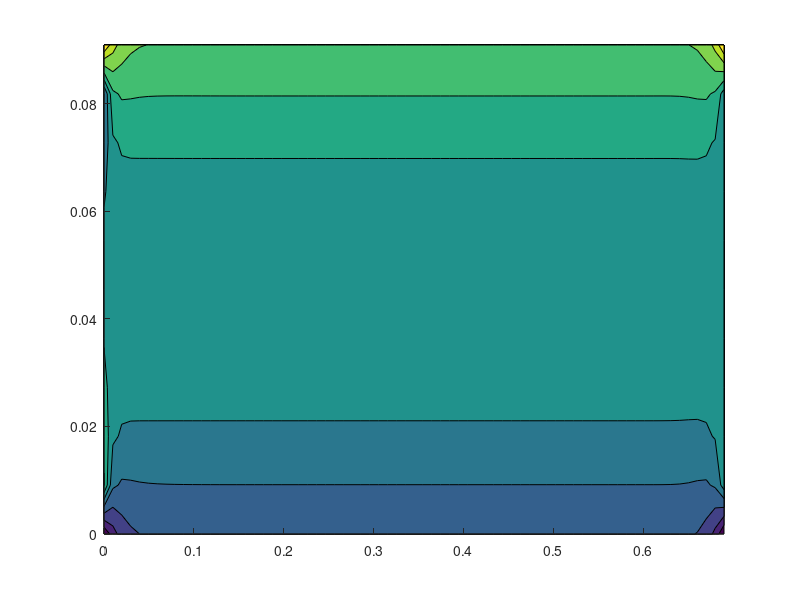

The MATLAB script that drew this image: (Note: this script raises an error after producing the figure.)
%%%%%%%%%%%%%%%%%%%%%%%%%%%%%%%%%%%%%%%%%%%%%%%%%%%%%%%
%
%           Dhanush VITTAL SHENOY
%               Last modified
%               21/Oct/2018
%
%        https://github.com/Dhanushenoy
%%%%%%%%%%%%%%%%%%%%%%%%%%%%%%%%%%%%%%%%%%%%%%%%%%%%%%%%

clc; clear;
close all;
clf;

%computational parameters------------------------ 
Lx=0.7; Ly=0.1; tmax=1; nu=0.1; dt=0.0001; Uwall=1;
nx=71; ny=11;
%------------------------------------------------

%Raynolds number
Re=1/nu;

%Iteration parameter-----------------------------
maxIt=1; Beta=1.5; maxError=0.001; 
%------------------------------------------------

%----Initialize----------------------------------
strf=zeros(nx,ny);
vort=zeros(nx,ny);
strCalc=zeros(nx,ny);
u=zeros(nx,ny);
v=zeros(nx,ny);
dx=Lx/(nx-1); dy=Ly/(ny-1);
t=0.0;
counter=0;

%For mesh generation
for i=1:nx;for j=1:ny;
        xi(i)=Lx*(i-1)/(nx);
        yi(j)=Ly*(j-1)/(ny);
end;end
[x y]=meshgrid(xi,yi);

%For animation
p=tmax;
F(p/0.01) = struct('cdata',[],'colormap',[]);

%initialize streamfunction
for i=1:nx; for j=1:ny;
   strf(i,j)=((1/ny)*(j));
end;end;


for t=0:dt:tmax
    
%%%%%%%%%%%%%%%Beginning of SOR%%%%%%%%%%%%%%%%%%%%%%%%%%%%%%%%%%
for It=1:maxIt
    
 strCalc=strf;

 %-------------------Laplacian iteration-------------------------
    for i=2:nx-1;
        for j=2:ny-1
            
            strf(i,j)=0.25*Beta*(strf(i+1,j)+strf(i-1,j)+strf(i,j+1)...
                +strf(i,j-1)+dx*dx*vort(i,j))+(1.-Beta)*strf(i,j);
        end
    end

%------------------Convergece calcualtion------------------------    
    err=0.0;
    for i=1:nx; for j=1:ny;
            err=err+abs(strCalc(i,j)-strf(i,j));
        end;end    
    if err<=maxError;
        break
    end
end
%%%%%%%%%%%%%%%%%%%%%%%%%%%%%%%%%%%%%%%%%%%%%%%%%%%%%%%%%%%%%%%%%%

%-----------Vorticity boundary for Channel----------------------------
%Top and bottom wall
vort(:,1) = 2*(strf(:,1) - strf(:,2))/(dx*dx);  %Bottom wall
vort(:,ny) = 2*(strf(:,ny) - strf(:,ny-1))/(dx*dx); %Top wall

%Inlet interpolation
 for j=2:ny-1;
    vort(1,2:ny-1)=(strf(1,1:ny-2) + strf(1,3:ny) - 2*strf(1,2:ny-1))/(dy*dy) + 2*(strf(1, 2:ny-1) - strf(2, 2:ny-1))/(dy*dy);
 end

 %Simple outlet [*Need to change*]
vort(nx,2:ny-1)=0;
%----------------------------------------------------------------


%------------------Vorticity calculation-------------------------
for i=2:nx-1; for j=2:ny-1;
        vortCalc(i,j)=((strf(i,j+1)-strf(i,j-1))*(vort(i+1,j)-vort(i-1,j))-...
            (strf(i+1,j)-strf(i-1,j))*(vort(i,j+1)-vort(i,j-1)))/(4.0*dx*dx)+...
        (1/Re)*(vort(i+1,j)+vort(i-1,j)+vort(i,j+1)+vort(i,j-1)-4.0*vort(i,j))/(dx*dx);
end;end;

%Time march--------------------------------------------------------
vort(2:nx-1,2:ny-1)=vort(2:nx-1,2:ny-1)+dt*vortCalc(2:nx-1,2:ny-1);
t=t+dt;
%------------------------------------------------------------------

%To print------------
counter=t/tmax*100;
display(counter,'%')
Re
%--------------------

if mod(t,0.001) == 0
%For animation
contourf(x,y,rot90(fliplr(vort)),'EdgeColor','none');
axis equal
colormap('jet')
colorbar;
drawnow
end
end



%--------------velocity----------------
%
%   Velocity from stream function
%
%--------------------------------------
for i=2:nx-1;
    for j=2:ny-1;
    u(i,j)=(strf(i,j+1)-strf(i,j-1))/(dy);
    v(i,j)=-(strf(i+1,j)-strf(i-1,j))/(dx);
    
    end
end
magV=sqrt(u.^2+v.^2);   %magnitude for plots
%--------------------------------------

figure('rend','painters','pos',[10 10 1400 200])
contour(x,y,rot90(fliplr(strf)),'EdgeColor','none');
title('StreamFunction, $R_e=10$','interpreter','latex')
